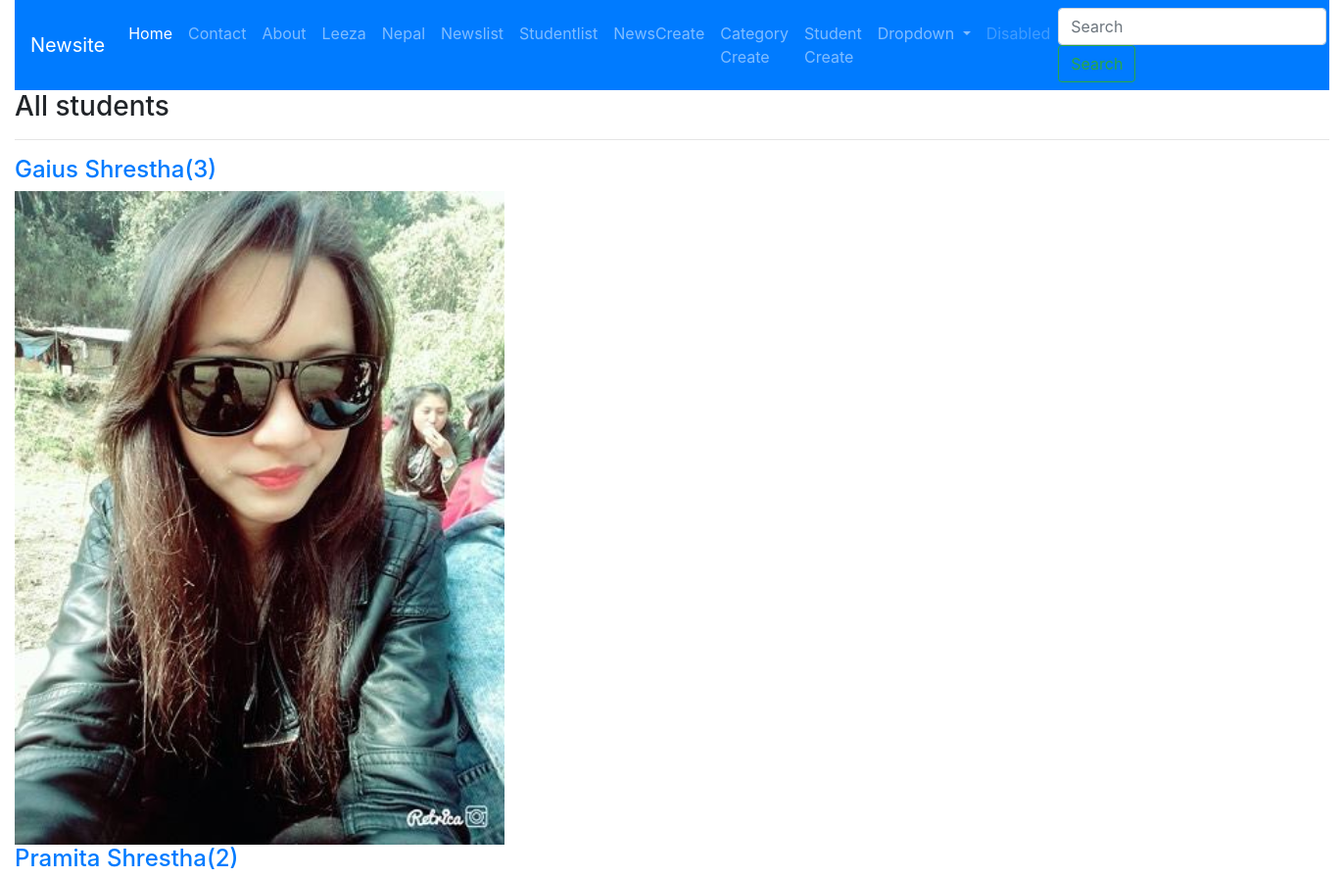
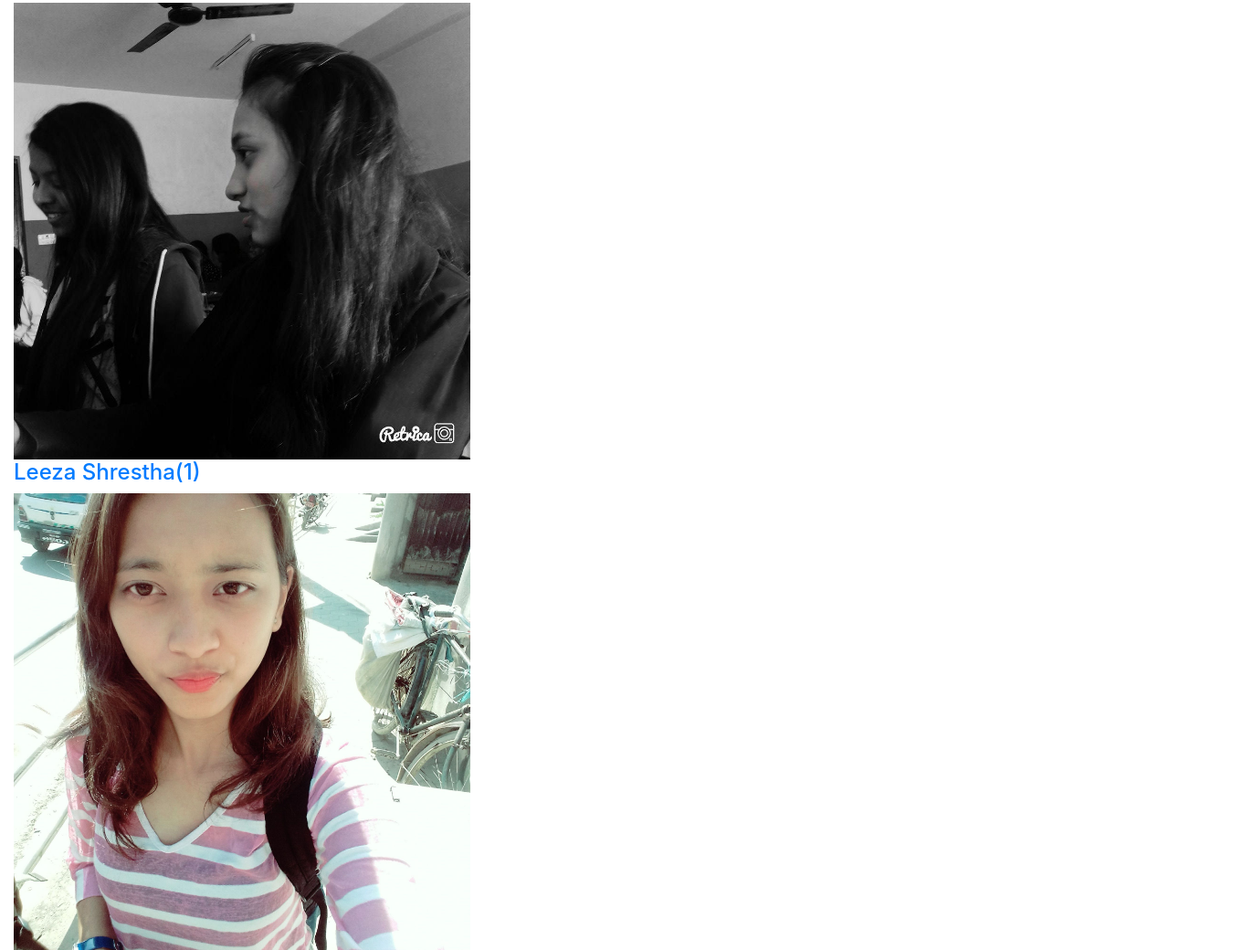
The page /student/list/ on the database its author committed (2 pictures, top to bottom).
### newsapp/models.py (models this page shows, shortened)
class Student(models.Model):
	name = models.CharField(max_length = 100)
	roll_no = models.PositiveIntegerField()
	mobile_no = models.CharField(max_length = 20)
	email = models.EmailField()
	image = models.ImageField(upload_to = 'students')
	program = models.CharField(max_length = 100)
	cv = models.FileField(upload_to ='cv')
	about = models.TextField()

### newsapp/views.py (the view)
# urls.py: path("student/list/",StudentListView.as_view(), name="studentlist"),
class StudentListView(ListView):
	template_name = "studentlist.html"
	queryset = Student.objects.all().order_by("-id")
	context_object_name = "allstudents"

### templates/studentlist.html (shortened to what this page needs)
{% extends 'base.html' %}
{% block content %}
<h3>All students</h3><hr>
{% for student in allstudents %}
<h4><a href="/student/{{student.id}}/detail/">{{student.name}}({{student.id}})</a></h4>
<img src="{{student.image.url}}" width="500">
{% endfor %}
{% endblock %}

### templates/base.html (shortened to what this page needs)
<!DOCTYPE html>
<html>
<head>
		<link rel="stylesheet" type="text/css" href="https://stackpath.bootstrapcdn.com/bootstrap/4.3.1/css/bootstrap.min.css">
</head>
<body class ="container-fluid">
	<nav class="navbar navbar-expand-lg navbar-dark bg-primary">
  <a class="navbar-brand" href="/">Newsite</a>
  <div class="collapse navbar-collapse" id="navbarSupportedContent">
    <ul class="navbar-nav mr-auto">
      <li class="nav-item active">
        <a class="nav-link" href="{% url 'newsapp:home' %}">Home<span class="sr-only">(current)</span></a>
      </li>
      <li class="nav-item">
        <a class="nav-link" href="{% url 'newsapp:contact' %}">Contact</a>
      </li>
      <li class="nav-item">
        <a class="nav-link" href="{% url 'newsapp:about' %}">About</a>
      </li>
      <li class="nav-item">
        <a class="nav-link" href="{% url 'newsapp:profile' %}">Leeza</a>
      </li>
      <li class="nav-item">
        <a class="nav-link" href="{% url 'newsapp:country' %}">Nepal</a>
      </li>
      <li class="nav-item">
        <a class="nav-link" href="{% url 'newsapp:newslist' %}">Newslist</a>
      </li>
      <li class="nav-item">
        <a class="nav-link" href="{% url 'newsapp:studentlist' %}">Studentlist</a>
      </li>
      <li class="nav-item">
        <a class="nav-link" href="{% url 'newsapp:newscreate' %}">NewsCreate</a>
      </li>
      <li class="nav-item">
        <a class="nav-link" href="{% url 'newsapp:categorycreate' %}">Category Create</a>
      </li>
      <li class="nav-item">
        <a class="nav-link" href="{% url 'newsapp:studentcreate' %}">Student Create</a>
      </li>
      <li class="nav-item dropdown">
        <a class="nav-link dropdown-toggle" href="#" id="navbarDropdown" role="button" data-toggle="dropdown" aria-haspopup="true" aria-expanded="false">
          Dropdown
        </a>
      </li>
      <li class="nav-item">
        <a class="nav-link disabled" href="#" tabindex="-1" aria-disabled="true">Disabled</a>
      </li>
    </ul>
    <form class="form-inline my-2 my-lg-0">
      <input class="form-control mr-sm-2" type="search" placeholder="Search" aria-label="Search">
      <button class="btn btn-outline-success my-2 my-sm-0" type="submit">Search</button>
    </form>
  </div>
</nav>
     {% block content %}
    {% endblock %}
</body>
</html>

### rows shown on the page
Student: name "Gaius Shrestha", id "3", image (picture)
Student: name "Pramita Shrestha", id "2", image (picture)
Student: name "Leeza Shrestha", id "1", image (picture)
